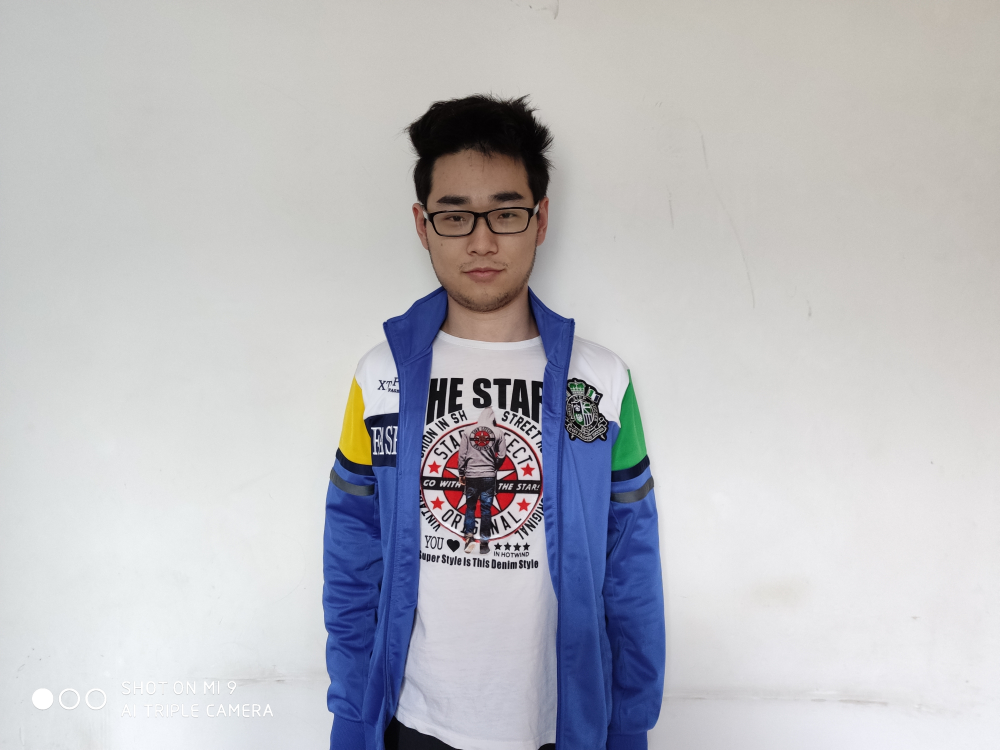
#> input picture code/t3.jpg, 4000 x 3000 px (shown at 1/4 size)
$ python cv1.3.py
#> lines starting #> are read from the running program, lines starting #| are printed output that depends on the picture
# %%

import matplotlib.pyplot as plt
import cv2

a = plt.imread('t3.jpg')
#> a is the input picture: shape (3000, 4000, 3); mean R, G, B 189, 189.3, 194
size = (768, 512)
dst = cv2.resize(a, size, interpolation=cv2.INTER_CUBIC)  # resize the original img to 768 x 512
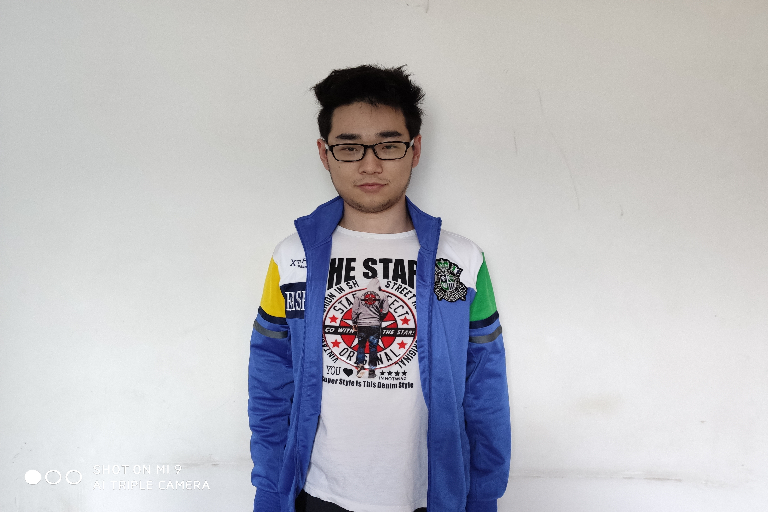
#> dst: shape (512, 768, 3); mean R, G, B 189, 189.3, 194
plt.imsave('dst.jpg', dst)
plt.imshow(dst)
plt.show()

# %%

(B, G, R) = cv2.split(dst)  # split the RGB channel
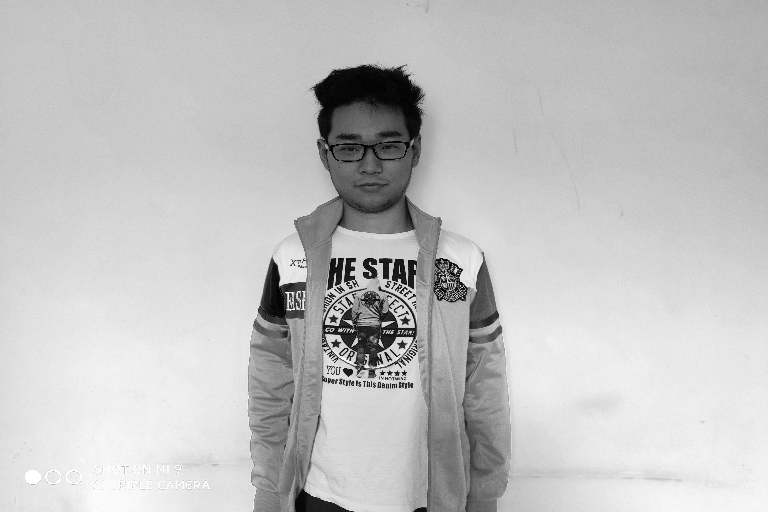
#> R: shape (512, 768); min 0, max 255, mean 194
b, r, g = B * 0.114, G * 0.587, R * 0.299  # get grayscale img for each of three channel
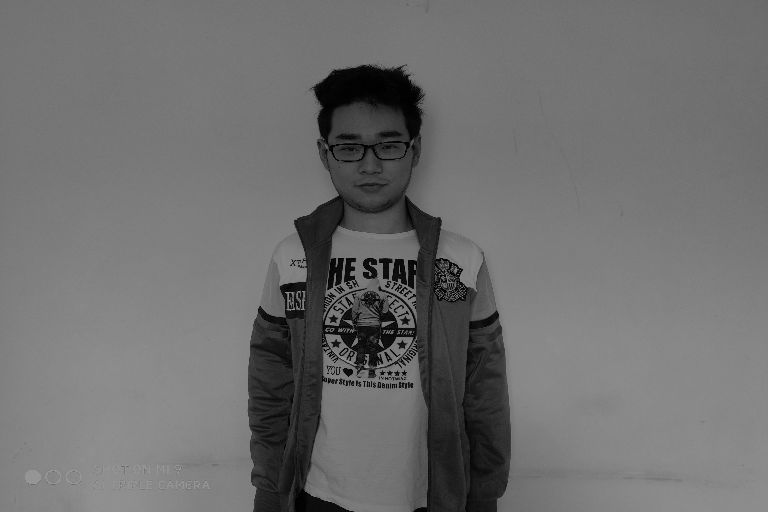
#> r: shape (512, 768) float64; min 0, max 149.7, mean 111.1
plt.title('b_grayscale')
plt.imshow(b, cmap='gray')
plt.show()
# %%

plt.title('r_grayscale')
plt.imshow(g, cmap='gray')
plt.show()
# %%

plt.title('g_grayscale')
plt.imshow(r, cmap='gray')
plt.show()
# %%

plt.hist(r.ravel(), 256, [0, 256], density=1)  # plot the histogram of R channel
plt.title('R channel')
plt.show()
#> figure, not shown here; tallest bar 0.0636 high, from x = 117 to 118

# %%

plt.hist(g.ravel(), 256, [0, 256], density=1)  # plot the histogram of G channel
plt.title('G channel')
plt.show()
#> figure, not shown here; tallest bar 0.087 high, from x = 58 to 59

# %%

plt.hist(b.ravel(), 256, [0, 256], density=1)  # plot the histogram of B channel
plt.title('B channel')
plt.show()
#> figure, not shown here; tallest bar 0.215 high, from x = 22 to 23

# %%

equ_b = cv2.equalizeHist(B)
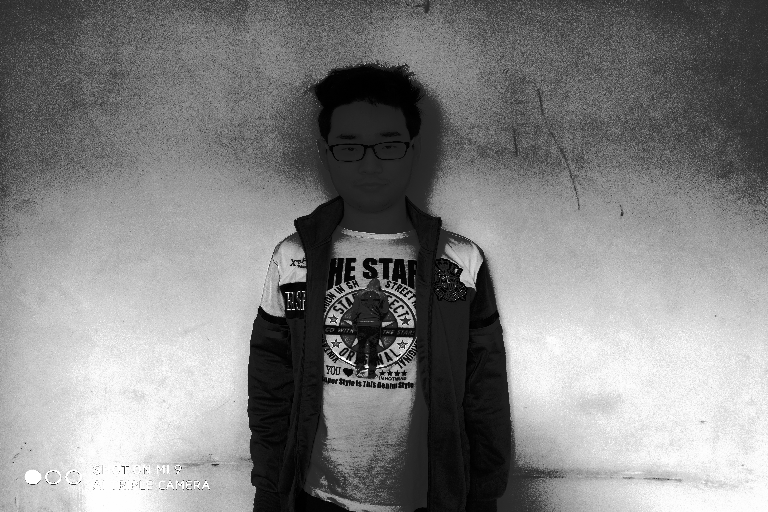
#> equ_b: shape (512, 768); min 0, max 255, mean 129.7
equ_g = cv2.equalizeHist(G)
equ_r = cv2.equalizeHist(R)  # equalize the histogram of three channels
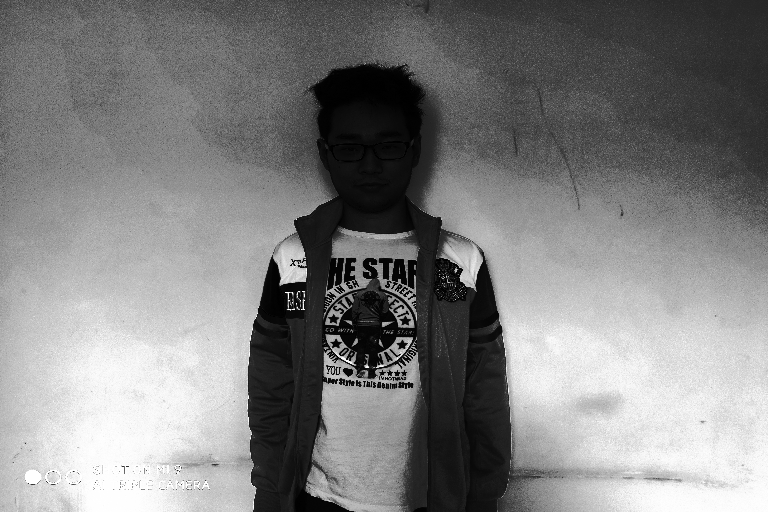
#> equ_r: shape (512, 768); min 0, max 255, mean 129
equ_dst = cv2.merge([equ_b, equ_g, equ_r])  # merge the equalized channel
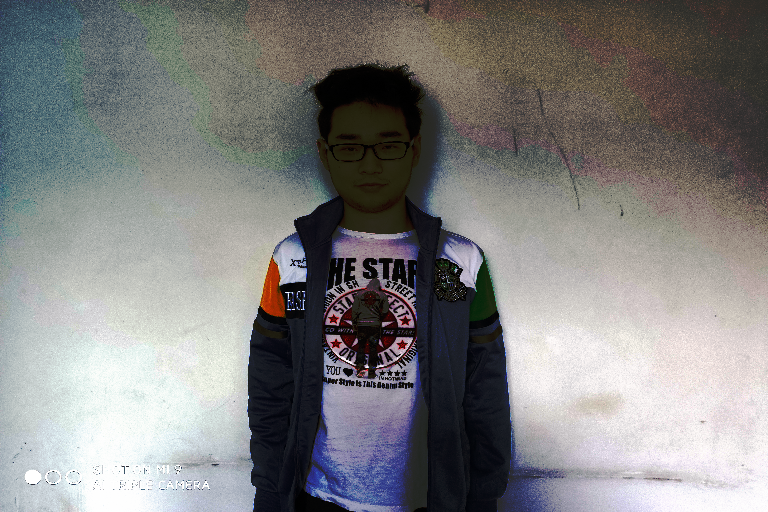
#> equ_dst: shape (512, 768, 3); mean R, G, B 129.7, 129.4, 129
plt.subplot(2, 2, 1)
plt.hist(equ_r.ravel(), 256, [0, 256], density=1)
plt.title('R channel')
plt.subplot(2, 2, 2)
plt.title('G channel')
plt.hist(equ_g.ravel(), 256, [0, 256], density=1)
plt.subplot(2, 2, 3)
plt.title('B channel')
plt.hist(equ_b.ravel(), 256, [0, 256], density=1)
plt.subplot(2, 2, 4)
plt.title('Original')
plt.hist(equ_dst.ravel(), 256, [0, 256], density=1)  # plot histogram of RGB channels and merged channel
plt.show()
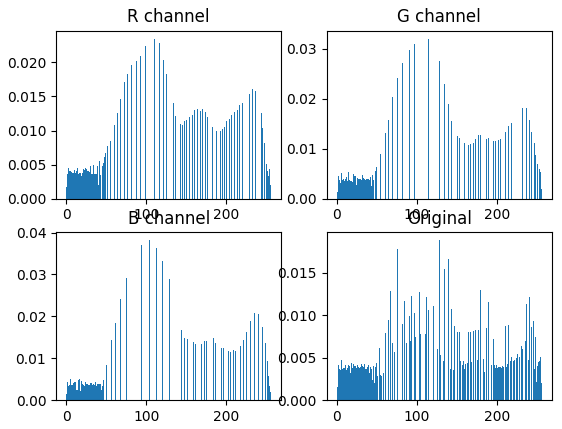
#> figure drawn by matplotlib, 4 panels; panel 1: tallest bar 0.0235 high, from x = 110 to 111; panel 2: tallest bar 0.0321 high, from x = 114 to 115; panel 3: tallest bar 0.0382 high, from x = 103 to 104; panel 4: tallest bar 0.0189 high, from x = 128 to 129
plt.title('equalized original image')
plt.imshow(equ_dst)
plt.show()
# %%

$ run again, with code/t4.JPG copied over code/t3.jpg
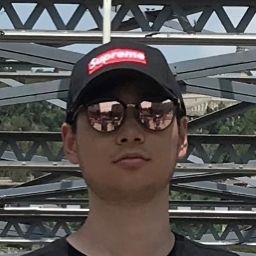
#> input picture code/t4.JPG, 256 x 256 px
#> a is the input picture: shape (256, 256, 3); mean R, G, B 86.9, 83.8, 82.4
#> `equ_dst = cv2.merge([equ_b, equ_g, equ_r])`:
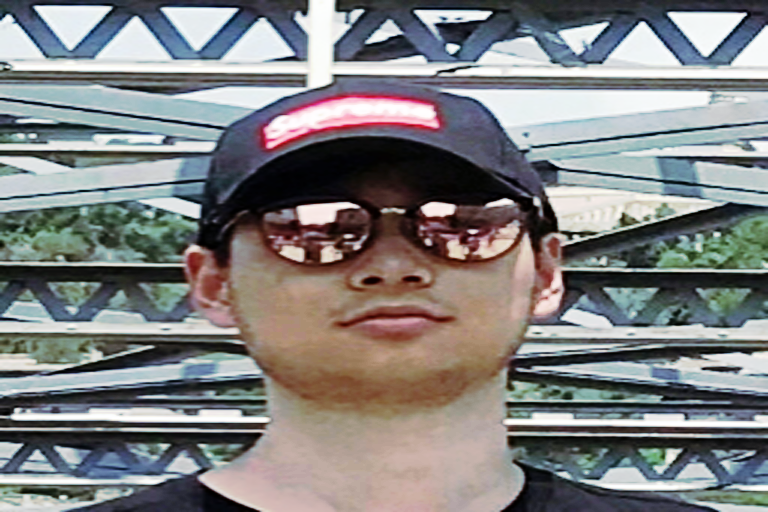
#> equ_dst: shape (512, 768, 3); mean R, G, B 128.4, 128.4, 128.4
#> `plt.show()`:
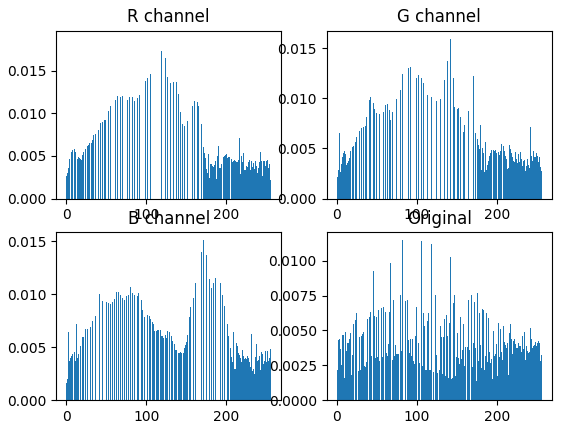
#> figure drawn by matplotlib, 4 panels; panel 1: tallest bar 0.0187 high, from x = 114 to 115; panel 2: tallest bar 0.016 high, from x = 142 to 143; panel 3: tallest bar 0.0151 high, from x = 171 to 172; panel 4: tallest bar 0.0115 high, from x = 82 to 83
